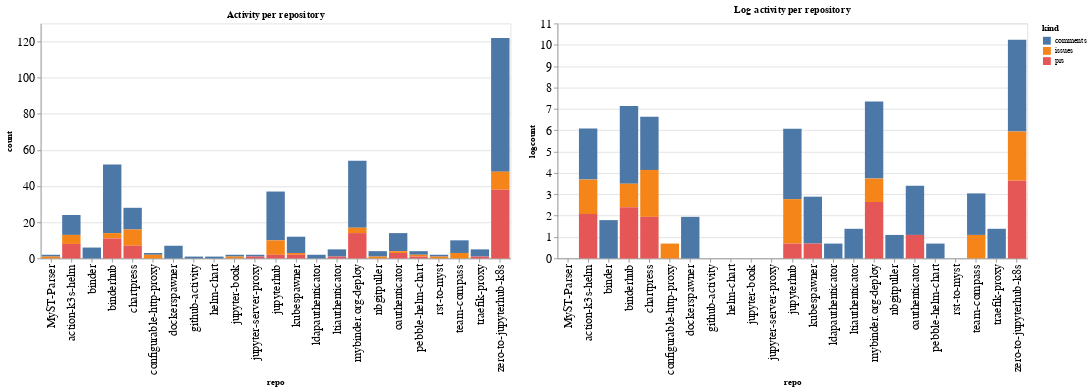

Notebook source saved alongside this figure:
### Code cell
ch1 = alt.Chart(repo_summaries, width=600, title="Activity per repository").mark_bar().encode(
    x='repo',
    y='count',
    color='kind',
    tooltip="kind"
)

ch2 = alt.Chart(repo_summaries, width=600, title="Log activity per repository").mark_bar().encode(
    x='repo',
    y='logcount',
    color='kind',
    tooltip="kind"
)

ch1 | ch2

### Figure 1 — Vega-Lite specification as saved in the notebook (floating-point values rounded to 4 significant figures)
{"config": {"axisLeft": {"labelFontSize": 15}, "axisBottom": {"labelFontSize": 15}}, "hconcat": [{"mark": "bar", "encoding": {"color": {"type": "nominal", "field": "kind"}, "tooltip": {"type": "nominal", "field": "kind"}, "x": {"type": "nominal", "field": "repo"}, "y": {"type": "quantitative", "field": "count"}}, "title": "Activity per repository", "width": 600}, {"mark": "bar", "encoding": {"color": {"type": "nominal", "field": "kind"}, "tooltip": {"type": "nominal", "field": "kind"}, "x": {"type": "nominal", "field": "repo"}, "y": {"type": "quantitative", "field": "logcount"}}, "title": "Log activity per repository", "width": 600}], "data": {"name": "data-bc00fc499e3e53f083423b06e5bf1774"}, "$schema": "https://vega.github.io/schema/vega-lite/v4.8.1.json", "datasets": {"data-bc00fc499e3e53f083423b06e5bf1774": [{"repo": "MyST-Parser", "kind": "comments", "count": 1, "logcount": 0.0}, {"repo": "MyST-Parser", "kind": "issues", "count": 1, "logcount": 0.0}, {"repo": "action-k3s-helm", "kind": "comments", "count": 11, "logcount": 2.398}, {"repo": "action-k3s-helm", "kind": "issues", "count": 5, "logcount": 1.609}, {"repo": "action-k3s-helm", "kind": "prs", "count": 8, "logcount": 2.079}, {"repo": "binder", "kind": "comments", "count": 6, "logcount": 1.792}, {"repo": "binderhub", "kind": "comments", "count": 38, "logcount": 3.638}, {"repo": "binderhub", "kind": "issues", "count": 3, "logcount": 1.099}, {"repo": "binderhub", "kind": "prs", "count": 11, "logcount": 2.398}, {"repo": "chartpress", "kind": "comments", "count": 12, "logcount": 2.485}, {"repo": "chartpress", "kind": "issues", "count": 9, "logcount": 2.197}, {"repo": "chartpress", "kind": "prs", "count": 7, "logcount": 1.946}, {"repo": "configurable-http-proxy", "kind": "comments", "count": 1, "logcount": 0.0}, {"repo": "configurable-http-proxy", "kind": "issues", "count": 2, "logcount": 0.6931}, {"repo": "dockerspawner", "kind": "comments", "count": 7, "logcount": 1.946}, {"repo": "github-activity", "kind": "comments", "count": 1, "logcount": 0.0}, {"repo": "helm-chart", "kind": "comments", "count": 1, "logcount": 0.0}, {"repo": "jupyter-book", "kind": "comments", "count": 1, "logcount": 0.0}, {"repo": "jupyter-book", "kind": "issues", "count": 1, "logcount": 0.0}, {"repo": "jupyter-server-proxy", "kind": "comments", "count": 1, "logcount": 0.0}, {"repo": "jupyter-server-proxy", "kind": "prs", "count": 1, "logcount": 0.0}, {"repo": "jupyterhub", "kind": "comments", "count": 27, "logcount": 3.296}, {"repo": "jupyterhub", "kind": "issues", "count": 8, "logcount": 2.079}, {"repo": "jupyterhub", "kind": "prs", "count": 2, "logcount": 0.6931}, {"repo": "kubespawner", "kind": "comments", "count": 9, "logcount": 2.197}, {"repo": "kubespawner", "kind": "issues", "count": 1, "logcount": 0.0}, {"repo": "kubespawner", "kind": "prs", "count": 2, "logcount": 0.6931}, {"repo": "ldapauthenticator", "kind": "comments", "count": 2, "logcount": 0.6931}, {"repo": "ltiauthenticator", "kind": "comments", "count": 4, "logcount": 1.386}, {"repo": "ltiauthenticator", "kind": "prs", "count": 1, "logcount": 0.0}, {"repo": "mybinder.org-deploy", "kind": "comments", "count": 37, "logcount": 3.611}, {"repo": "mybinder.org-deploy", "kind": "issues", "count": 3, "logcount": 1.099}, {"repo": "mybinder.org-deploy", "kind": "prs", "count": 14, "logcount": 2.639}, {"repo": "nbgitpuller", "kind": "comments", "count": 3, "logcount": 1.099}, {"repo": "nbgitpuller", "kind": "issues", "count": 1, "logcount": 0.0}, {"repo": "oauthenticator", "kind": "comments", "count": 10, "logcount": 2.303}, {"repo": "oauthenticator", "kind": "issues", "count": 1, "logcount": 0.0}, {"repo": "oauthenticator", "kind": "prs", "count": 3, "logcount": 1.099}, {"repo": "pebble-helm-chart", "kind": "comments", "count": 2, "logcount": 0.6931}, {"repo": "pebble-helm-chart", "kind": "issues", "count": 1, "logcount": 0.0}, {"repo": "pebble-helm-chart", "kind": "prs", "count": 1, "logcount": 0.0}, {"repo": "rst-to-myst", "kind": "comments", "count": 1, "logcount": 0.0}, {"repo": "rst-to-myst", "kind": "issues", "count": 1, "logcount": 0.0}, {"repo": "team-compass", "kind": "comments", "count": 7, "logcount": 1.946}, {"repo": "team-compass", "kind": "issues", "count": 3, "logcount": 1.099}, {"repo": "traefik-proxy", "kind": "comments", "count": 4, "logcount": 1.386}, {"repo": "traefik-proxy", "kind": "prs", "count": 1, "logcount": 0.0}, {"repo": "zero-to-jupyterhub-k8s", "kind": "comments", "count": 74, "logcount": 4.304}, {"repo": "zero-to-jupyterhub-k8s", "kind": "issues", "count": 10, "logcount": 2.303}, {"repo": "zero-to-jupyterhub-k8s", "kind": "prs", "count": 38, "logcount": 3.638}]}}
